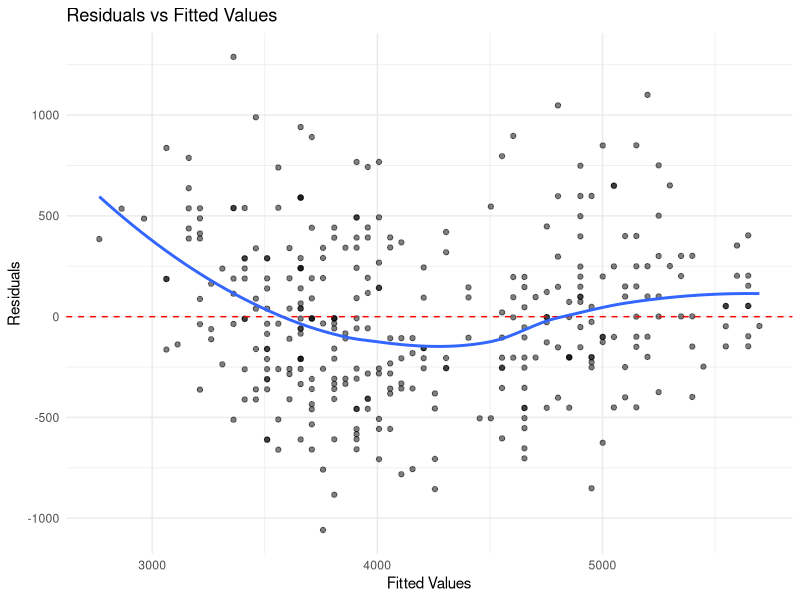
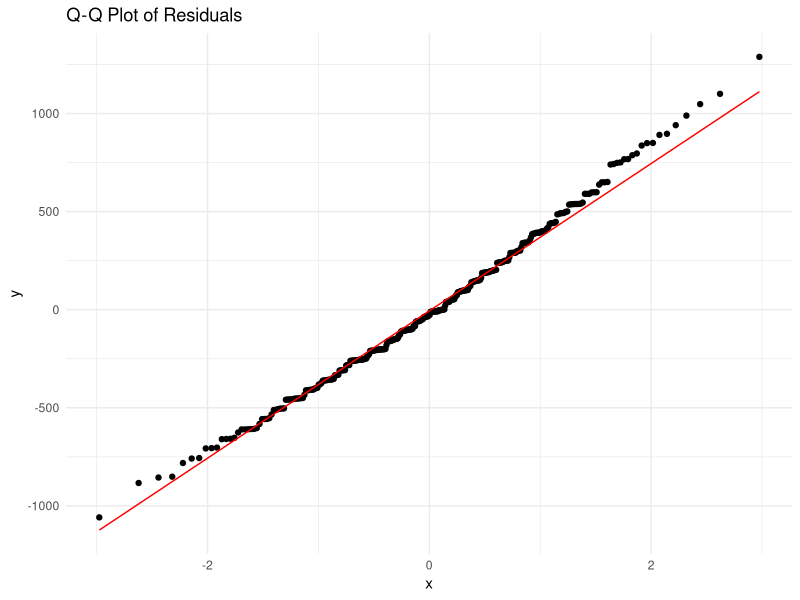
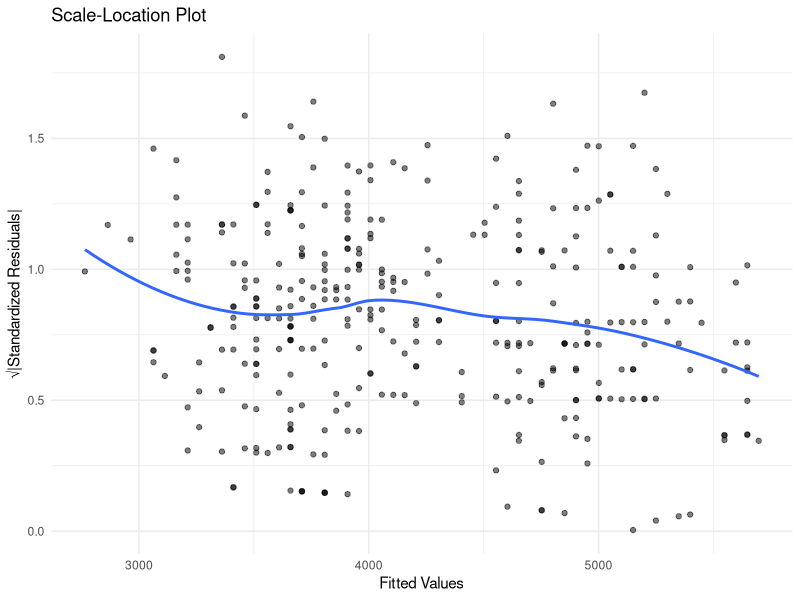
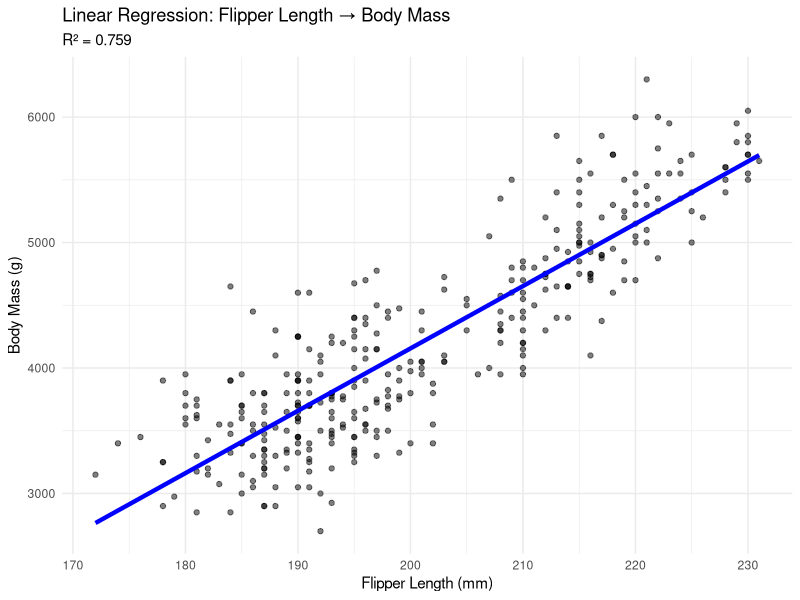
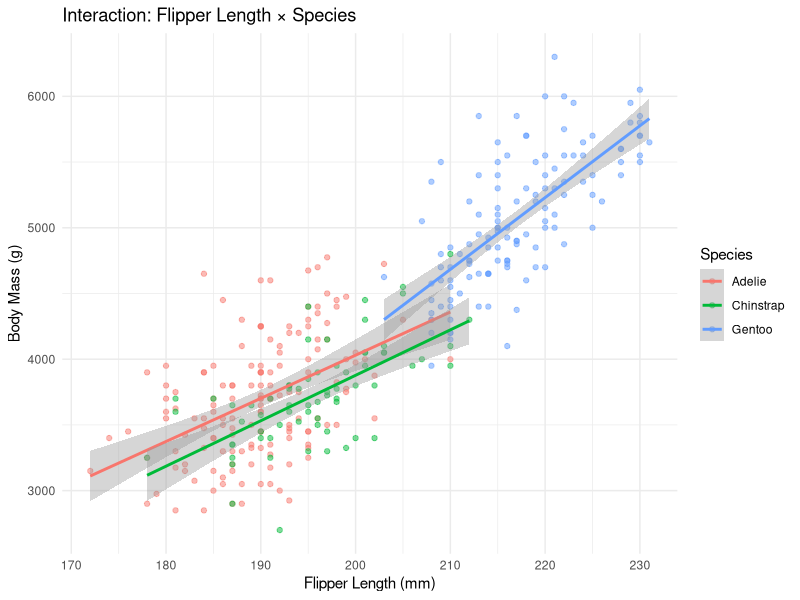
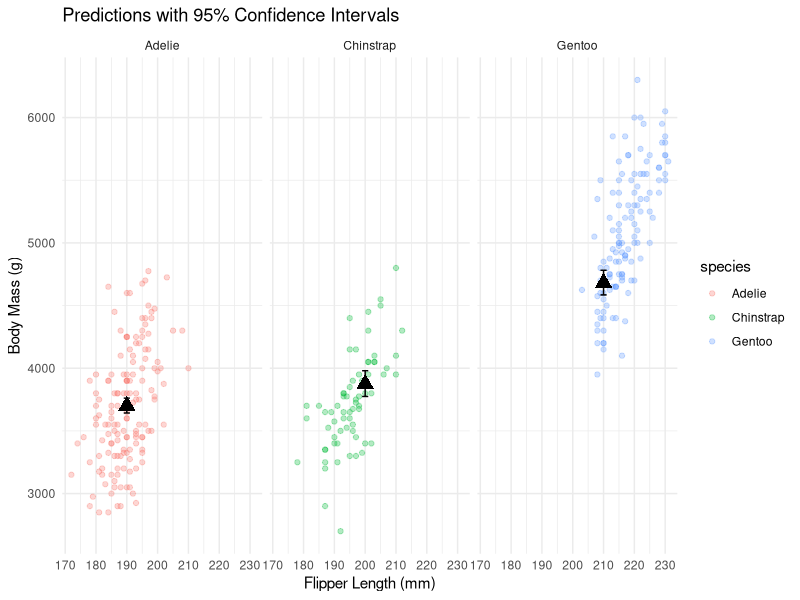
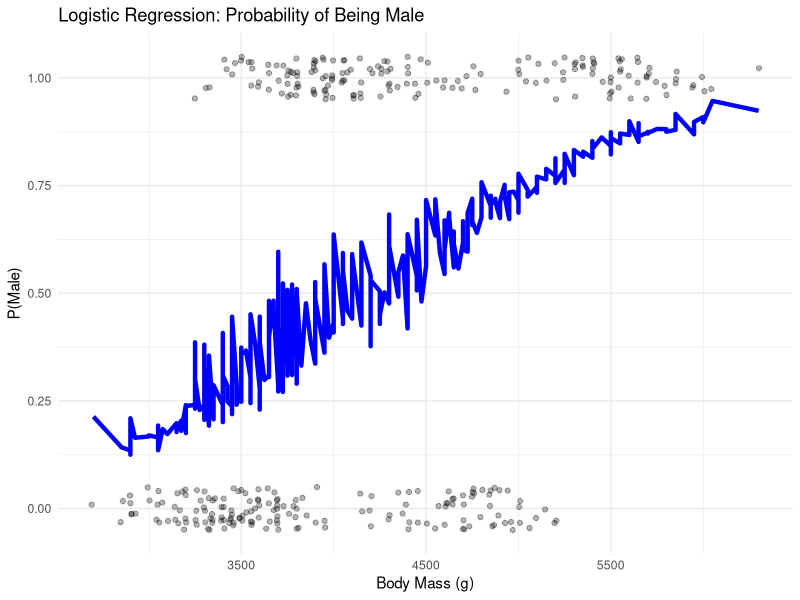
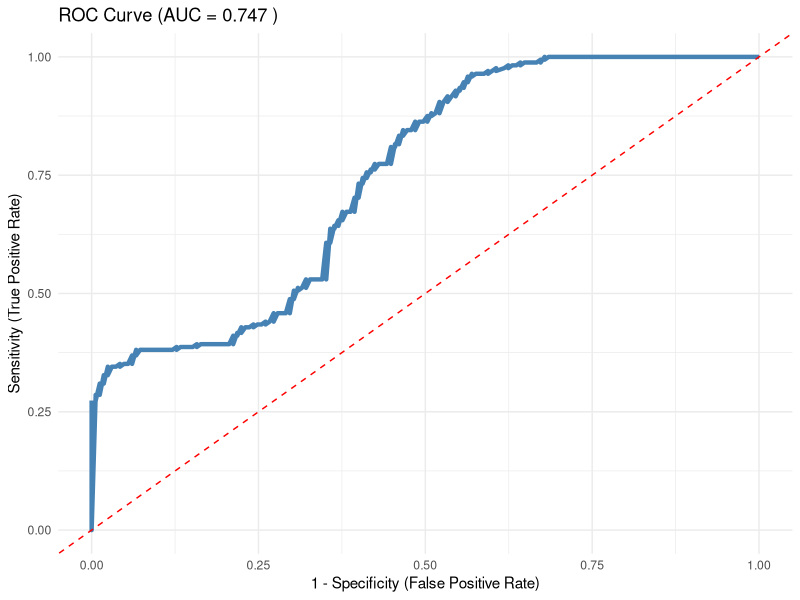

R code for these plots, in order:
## ---- chunk 1
knitr::opts_chunk$set(echo = TRUE, message = FALSE, warning = FALSE, fig.width = 8, fig.height = 5)
## ---- chunk 2
library(tidyverse)
library(broom)       # Tidy model outputs
library(modelr)      # Helper functions for modeling
library(palmerpenguins)

set.seed(42)
## ---- chunk 3
# Does flipper length predict body mass?
penguins_clean <- penguins %>%
  filter(!is.na(body_mass_g), !is.na(flipper_length_mm))

# Fit model
model1 <- lm(body_mass_g ~ flipper_length_mm, data = penguins_clean)

# Traditional summary (messy)
summary(model1)

# Tidy output with broom
tidy(model1)       # Coefficients
glance(model1)     # Model statistics
## ---- chunk 4
coef_table <- tidy(model1)
coef_table

# Intercept: Expected body mass when flipper = 0 (not meaningful here)
# Slope: For each 1mm increase in flipper, body mass increases by ~50g
## ---- chunk 5
# Get fitted values and residuals
model1_aug <- augment(model1)
head(model1_aug)

# Diagnostic plots
# 1. Residuals vs Fitted
ggplot(model1_aug, aes(x = .fitted, y = .resid)) +
  geom_point(alpha = 0.5) +
  geom_hline(yintercept = 0, linetype = "dashed", color = "red") +
  geom_smooth(se = FALSE) +
  labs(title = "Residuals vs Fitted Values",
       x = "Fitted Values", y = "Residuals") +
  theme_minimal()

# 2. Q-Q plot (normality of residuals)
ggplot(model1_aug, aes(sample = .resid)) +
  stat_qq() +
  stat_qq_line(color = "red") +
  labs(title = "Q-Q Plot of Residuals") +
  theme_minimal()

# 3. Scale-Location (homoscedasticity)
ggplot(model1_aug, aes(x = .fitted, y = sqrt(abs(.std.resid)))) +
  geom_point(alpha = 0.5) +
  geom_smooth(se = FALSE) +
  labs(title = "Scale-Location Plot",
       x = "Fitted Values",
       y = "√|Standardized Residuals|") +
  theme_minimal()
## ---- chunk 6
# Add predictions to data
penguins_with_pred <- penguins_clean %>%
  add_predictions(model1, var = "predicted") %>%
  add_residuals(model1, var = "residual")

# Plot with regression line
ggplot(penguins_with_pred, aes(x = flipper_length_mm, y = body_mass_g)) +
  geom_point(alpha = 0.5) +
  geom_line(aes(y = predicted), color = "blue", size = 1.5) +
  labs(title = "Linear Regression: Flipper Length → Body Mass",
       subtitle = paste0("R² = ", round(glance(model1)$r.squared, 3)),
       x = "Flipper Length (mm)",
       y = "Body Mass (g)") +
  theme_minimal()
## ---- chunk 7
# Model with flipper length AND bill length
model2 <- lm(body_mass_g ~ flipper_length_mm + bill_length_mm,
             data = penguins_clean)

tidy(model2)
glance(model2)

# Compare to simple model
bind_rows(
  glance(model1) %>% mutate(model = "Flipper only"),
  glance(model2) %>% mutate(model = "Flipper + Bill")
) %>%
  select(model, r.squared, adj.r.squared, AIC, p.value)
## ---- chunk 8
# Add species as a categorical predictor
model3 <- lm(body_mass_g ~ flipper_length_mm + species,
             data = penguins_clean)

tidy(model3)

# Interpretation:
# - Baseline is Adelie (reference level)
# - speciesChinstrap: Chinstraps are ~30g lighter than Adelie (same flipper length)
# - speciesGentoo: Gentoos are ~1013g heavier than Adelie (same flipper length)
## ---- chunk 9
# Does the relationship between flipper and mass differ by species?
model4 <- lm(body_mass_g ~ flipper_length_mm * species,
             data = penguins_clean)

tidy(model4)

# Visualize interaction
ggplot(penguins_clean, aes(x = flipper_length_mm, y = body_mass_g,
                           color = species)) +
  geom_point(alpha = 0.5) +
  geom_smooth(method = "lm", se = TRUE) +
  labs(title = "Interaction: Flipper Length × Species",
       x = "Flipper Length (mm)",
       y = "Body Mass (g)",
       color = "Species") +
  theme_minimal()
## ---- chunk 10
# Compare all models
model_comparison <- bind_rows(
  glance(model1) %>% mutate(model = "Flipper"),
  glance(model2) %>% mutate(model = "Flipper + Bill"),
  glance(model3) %>% mutate(model = "Flipper + Species"),
  glance(model4) %>% mutate(model = "Flipper × Species")
) %>%
  select(model, r.squared, adj.r.squared, AIC, BIC) %>%
  arrange(AIC)

model_comparison

# Lower AIC = better model
# model4 (interaction) wins!
## ---- chunk 11
# Test if adding species improves the model
anova(model1, model3) %>%
  tidy()

# Test if interaction is necessary
anova(model3, model4) %>%
  tidy()
## ---- chunk 12
# Start with full model
full_model <- lm(body_mass_g ~ flipper_length_mm + bill_length_mm +
                               bill_depth_mm + species,
                 data = penguins_clean)

# Backward elimination (be cautious - can overfit!)
step_model <- step(full_model, direction = "backward", trace = 0)

tidy(step_model)
## ---- chunk 13
# New data to predict
new_penguins <- tibble(
  flipper_length_mm = c(190, 200, 210),
  species = c("Adelie", "Chinstrap", "Gentoo")
)

# Predict using model4
predictions <- predict(model4, newdata = new_penguins,
                      interval = "confidence") %>%
  as_tibble() %>%
  bind_cols(new_penguins)

predictions

# Visualize predictions
ggplot(penguins_clean, aes(x = flipper_length_mm, y = body_mass_g)) +
  geom_point(aes(color = species), alpha = 0.3) +
  geom_point(data = predictions, aes(y = fit), size = 4, shape = 17) +
  geom_errorbar(data = predictions,
                aes(y = fit, ymin = lwr, ymax = upr),
                width = 2) +
  facet_wrap(~species) +
  labs(title = "Predictions with 95% Confidence Intervals",
       x = "Flipper Length (mm)",
       y = "Body Mass (g)") +
  theme_minimal()
## ---- chunk 14
# Example: Predict sex based on measurements
penguins_sex <- penguins %>%
  filter(!is.na(sex), !is.na(bill_length_mm), !is.na(body_mass_g)) %>%
  mutate(is_male = if_else(sex == "male", 1, 0))

# Logistic regression
logistic_model <- glm(is_male ~ body_mass_g + bill_length_mm,
                      data = penguins_sex,
                      family = binomial(link = "logit"))

tidy(logistic_model)
glance(logistic_model)

# Odds ratios (exponentiate coefficients)
tidy(logistic_model) %>%
  mutate(
    odds_ratio = exp(estimate),
    OR_lower = exp(estimate - 1.96 * std.error),
    OR_upper = exp(estimate + 1.96 * std.error)
  ) %>%
  select(term, odds_ratio, OR_lower, OR_upper, p.value)
## ---- chunk 15
# Get predicted probabilities
penguins_with_prob <- penguins_sex %>%
  add_predictions(logistic_model, var = "log_odds", type = "link") %>%
  mutate(
    probability_male = exp(log_odds) / (1 + exp(log_odds)),
    predicted_sex = if_else(probability_male > 0.5, "male", "female")
  )

# Confusion matrix
table(Actual = penguins_with_prob$sex,
      Predicted = penguins_with_prob$predicted_sex)

# Accuracy
mean(penguins_with_prob$sex == penguins_with_prob$predicted_sex)
## ---- chunk 16
# Probability of being male vs body mass
ggplot(penguins_with_prob, aes(x = body_mass_g, y = is_male)) +
  geom_point(alpha = 0.3, position = position_jitter(height = 0.05)) +
  geom_line(aes(y = probability_male), color = "blue", size = 1.5) +
  labs(title = "Logistic Regression: Probability of Being Male",
       x = "Body Mass (g)",
       y = "P(Male)") +
  theme_minimal()
## ---- chunk 17
library(pROC)

# Calculate ROC
roc_obj <- roc(penguins_with_prob$is_male,
               penguins_with_prob$probability_male)

# AUC
auc(roc_obj)

# Plot ROC curve
roc_data <- tibble(
  sensitivity = roc_obj$sensitivities,
  specificity = roc_obj$specificities
)

ggplot(roc_data, aes(x = 1 - specificity, y = sensitivity)) +
  geom_line(size = 1.5, color = "steelblue") +
  geom_abline(linetype = "dashed", color = "red") +
  labs(title = paste("ROC Curve (AUC =", round(auc(roc_obj), 3), ")"),
       x = "1 - Specificity (False Positive Rate)",
       y = "Sensitivity (True Positive Rate)") +
  theme_minimal()
## ---- chunk 18
# Simulate colony count data
colony_data <- tibble(
  concentration = rep(c(0, 0.1, 0.5, 1, 5), each = 10),
  treatment = rep(c("control", "antibiotic"), times = 25),
  colony_count = rpois(50, lambda = exp(3 - 0.5 * concentration +
                       ifelse(treatment == "antibiotic", -1, 0)))
)

# Poisson regression
poisson_model <- glm(colony_count ~ concentration + treatment,
                     data = colony_data,
                     family = poisson(link = "log"))

tidy(poisson_model)
glance(poisson_model)

# Interpret coefficients on original scale
tidy(poisson_model) %>%
  mutate(
    rate_ratio = exp(estimate),
    RR_lower = exp(estimate - 1.96 * std.error),
    RR_upper = exp(estimate + 1.96 * std.error)
  ) %>%
  select(term, rate_ratio, RR_lower, RR_upper, p.value)
## ---- chunk 19
# Check overdispersion (variance > mean)
# Residual deviance should be close to residual df
glance(poisson_model) %>%
  mutate(
    dispersion = deviance / df.residual,
    overdispersed = dispersion > 1.5
  ) %>%
  select(deviance, df.residual, dispersion, overdispersed)

# If overdispersed, use quasi-Poisson
quasi_poisson_model <- glm(colony_count ~ concentration + treatment,
                          data = colony_data,
                          family = quasipoisson(link = "log"))

tidy(quasi_poisson_model)
## ---- chunk 20
# Add predictions
colony_with_pred <- colony_data %>%
  add_predictions(poisson_model, var = "log_count", type = "link") %>%
  mutate(predicted_count = exp(log_count))

ggplot(colony_with_pred, aes(x = concentration, y = colony_count,
                             color = treatment)) +
  geom_point(alpha = 0.5, position = position_jitter(width = 0.05)) +
  geom_line(aes(y = predicted_count), size = 1.5) +
  labs(title = "Poisson Regression: Colony Count vs Concentration",
       x = "Antibiotic Concentration",
       y = "Colony Count",
       color = "Treatment") +
  theme_minimal()
## ---- chunk 21
# Drug dose-response experiment
dose_response <- tibble(
  dose_uM = rep(c(0, 0.1, 0.5, 1, 5, 10, 50), each = 4),
  viability_pct = c(
    rnorm(4, 100, 5),      # 0 µM
    rnorm(4, 98, 5),       # 0.1 µM
    rnorm(4, 85, 5),       # 0.5 µM
    rnorm(4, 65, 8),       # 1 µM
    rnorm(4, 35, 8),       # 5 µM
    rnorm(4, 15, 5),       # 10 µM
    rnorm(4, 5, 3)         # 50 µM
  )
)

# Log-transform dose (avoid log(0))
dose_response <- dose_response %>%
  mutate(log_dose = log10(dose_uM + 0.01))

# Fit model
dose_model <- lm(viability_pct ~ log_dose, data = dose_response)

tidy(dose_model)
glance(dose_model)

# Add predictions
dose_with_pred <- dose_response %>%
  add_predictions(dose_model) %>%
  add_residuals(dose_model)

# Plot
ggplot(dose_with_pred, aes(x = log_dose, y = viability_pct)) +
  geom_point(size = 2, alpha = 0.6) +
  geom_line(aes(y = pred), color = "red", size = 1.5) +
  labs(title = "Drug Dose-Response Curve",
       x = "log10(Dose in µM)",
       y = "Cell Viability (%)") +
  theme_minimal()
## ---- chunk 22
# IC50: dose that gives 50% viability
# From model: viability = intercept + slope * log_dose
# 50 = intercept + slope * log(IC50)
# log(IC50) = (50 - intercept) / slope

coeffs <- coef(dose_model)
log_ic50 <- (50 - coeffs[1]) / coeffs[2]
ic50 <- 10^log_ic50

cat("IC50 =", round(ic50, 2), "µM\n")
## ---- chunk 23
# Simulate growth curve
growth_curve <- tibble(
  time_hr = rep(seq(0, 24, by = 2), 3),
  replicate = rep(1:3, each = 13),
  od600 = 0.05 + (1.5 * (1 - exp(-0.2 * time_hr))) +
          rnorm(39, 0, 0.05)
)

# Try linear model (won't fit well)
linear_growth <- lm(od600 ~ time_hr, data = growth_curve)

# Quadratic model
quadratic_growth <- lm(od600 ~ time_hr + I(time_hr^2), data = growth_curve)

# Cubic model
cubic_growth <- lm(od600 ~ poly(time_hr, 3), data = growth_curve)

# Compare
bind_rows(
  glance(linear_growth) %>% mutate(model = "Linear"),
  glance(quadratic_growth) %>% mutate(model = "Quadratic"),
  glance(cubic_growth) %>% mutate(model = "Cubic")
) %>%
  select(model, r.squared, adj.r.squared, AIC)

# Plot comparison
growth_predictions <- growth_curve %>%
  add_predictions(linear_growth, var = "pred_linear") %>%
  add_predictions(quadratic_growth, var = "pred_quadratic") %>%
  add_predictions(cubic_growth, var = "pred_cubic")

ggplot(growth_predictions, aes(x = time_hr, y = od600)) +
  geom_point(alpha = 0.5) +
  geom_line(aes(y = pred_linear, color = "Linear"), size = 1) +
  geom_line(aes(y = pred_quadratic, color = "Quadratic"), size = 1) +
  geom_line(aes(y = pred_cubic, color = "Cubic"), size = 1) +
  scale_color_manual(values = c("Linear" = "red",
                                "Quadratic" = "blue",
                                "Cubic" = "green")) +
  labs(title = "Growth Curve: Model Comparison",
       x = "Time (hours)",
       y = "OD600",
       color = "Model") +
  theme_minimal()
## ---- chunk 24
# Fit models to each species separately
species_models <- penguins_clean %>%
  group_by(species) %>%
  nest() %>%
  mutate(
    # Fit model
    model = map(data, ~lm(body_mass_g ~ flipper_length_mm, data = .x)),

    # Extract statistics
    tidy = map(model, tidy),
    glance = map(model, glance),
    augment = map(model, augment),

    # Get R-squared
    r_squared = map_dbl(glance, ~.x$r.squared)
  )

# View coefficients
species_models %>%
  select(species, tidy) %>%
  unnest(tidy)

# View model statistics
species_models %>%
  select(species, r_squared) %>%
  arrange(desc(r_squared))

# Create plots for each species
species_plots <- species_models %>%
  mutate(
    plot = pmap(list(data, augment, species), function(d, a, s) {
      ggplot(d, aes(x = flipper_length_mm, y = body_mass_g)) +
        geom_point(alpha = 0.5) +
        geom_line(data = a, aes(y = .fitted), color = "blue", size = 1.5) +
        labs(title = paste("Species:", s),
             x = "Flipper Length (mm)",
             y = "Body Mass (g)") +
        theme_minimal()
    })
  )

# View a plot
species_plots$plot[[1]]
## ---- chunk 25
# Create function to check all diagnostics
check_model <- function(model) {
  aug <- augment(model)

  p1 <- ggplot(aug, aes(x = .fitted, y = .resid)) +
    geom_point(alpha = 0.5) +
    geom_hline(yintercept = 0, linetype = "dashed", color = "red") +
    geom_smooth(se = FALSE) +
    labs(title = "Residuals vs Fitted", x = "Fitted", y = "Residuals") +
    theme_minimal()

  p2 <- ggplot(aug, aes(sample = .resid)) +
    stat_qq() +
    stat_qq_line(color = "red") +
    labs(title = "Q-Q Plot") +
    theme_minimal()

  p3 <- ggplot(aug, aes(x = .fitted, y = sqrt(abs(.std.resid)))) +
    geom_point(alpha = 0.5) +
    geom_smooth(se = FALSE) +
    labs(title = "Scale-Location",
         x = "Fitted",
         y = "√|Std Residuals|") +
    theme_minimal()

  p4 <- ggplot(aug, aes(x = .hat, y = .std.resid)) +
    geom_point(alpha = 0.5) +
    geom_smooth(se = FALSE) +
    labs(title = "Residuals vs Leverage",
         x = "Leverage",
         y = "Std Residuals") +
    theme_minimal()

  library(patchwork)
  (p1 | p2) / (p3 | p4)
}

# Use it
check_model(model4)
## ---- chunk 26
tibble(
  `Outcome Type` = c(
    "Continuous (normal)",
    "Binary (yes/no)",
    "Count (0,1,2,...)",
    "Count (overdispersed)",
    "Proportion (0-1)",
    "Time-to-event"
  ),
  Model = c(
    "Linear regression (lm)",
    "Logistic regression (glm, family=binomial)",
    "Poisson regression (glm, family=poisson)",
    "Quasi-Poisson or Negative binomial",
    "Beta regression or logistic",
    "Survival models (next lesson!)"
  ),
  Example = c(
    "Gene expression, body mass",
    "Infected/not, survived/died",
    "Colony count, mutation count",
    "RNA-seq read counts",
    "Percent methylation",
    "Time to disease onset"
  )
) %>%
  knitr::kable()
